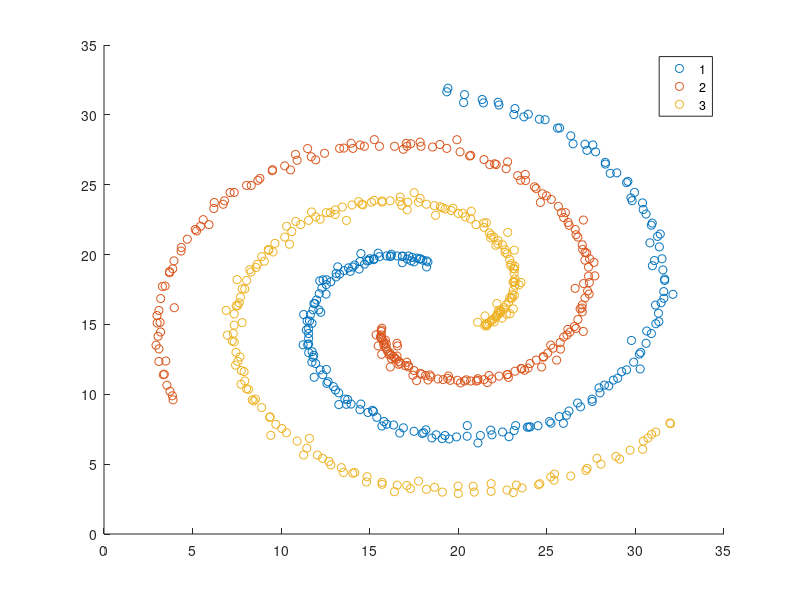

Recreate this plot in MATLAB. (Note: this script raises an error after producing the figure.)
%Script to show one example run for Distributed PCA analysis of 
%k-means Clustering algorithm
%Dataset considered is Pendigits of size: N=10992, dim=16 distributed using a
%weighted partitioning method, over a random graph network with n=9,p=0.3.
%We compute clusters(k=10, t=5000) using distributed coreset and Lloyd's kmeans 
%algorithms, of the data reduced to dimension t_vector=[14].

	%Load data
	%P=importdata('pendigits.mat');
    %P=importdata('./data/noisy_circles.csv');
    %P=importdata('./data/noisy_moons.csv');
    %P=importdata('./data/spiral.csv');
    %Pwclass = P        
    
%%
path('./DistributedCoresetAndPCA', path())
%%
%     clear;
%     P=importdata('vary-density.csv');
%     Pwclass = P;
%     Z = zeros(size(Pwclass));
%     Z(1:50,:) = Pwclass(Pwclass(:,3)==3,:);
%     Z(51:100,1) = Pwclass(Pwclass(:,3)==2,1)-0.2;
%     Z(51:100,2) = Pwclass(Pwclass(:,3)==2,2)-0.2;
%     Z(51:100,3) = zeros(50,1)+1;
%     Z(101:end,:) = Pwclass(Pwclass(:,3)==1,:);
%     gscatter(Z(:,1),Z(:,2),Z(:,3))
%     Pwclass = Z;
%     P = Z(:,1:2);
%% Spiral (2D data)
clear;
Pwclass=importdata('spiral.csv');
gscatter(Pwclass(:,1),Pwclass(:,2),Pwclass(:,3))
% adding noise
P = Pwclass(:,1:2);
sigma_1 = 0.1;
sigma_2 = 0.1;
NOISE = mvnrnd([0,0], [sigma_1,0;0,sigma_2], round(size(P,1)));
%P = vertcat(P, NOISE);
P = P + NOISE;

gscatter(P(:,1),P(:,2),Pwclass(:,3))
%% Coreset routine    
K = length(unique(Pwclass(:,3))); % it can be manually set also!    

%'Random'graph generation with n=9, p=0.3
Nnodes = 3;
G= random_graph_gen(Nnodes, 0.3);    
fprintf('generated random graph\n');

%partitioning data into 9 local sets using 'weighted' partition method
[N, dim] = size(P);
indn=get_partition('weighted', N, Nnodes, sum(G), 1, P);

%Distributed PCA of the data with t_vector = [14]
%%proj_vector = distributed_pca(P, [14], 9, indn);
%%lowDim_P = P*proj_vector{1};
lowDim_P = P;

global LOC_CORESET_CENTERS
LOC_CORESET_CENTERS = zeros(Nnodes*K, 2);
%Distributed_coreset construction and lloyd's k-means impementation
%for the PCA data with k=10, t=10% of the size of the data
[S,w] = distributed_coreset(lowDim_P, indn, Nnodes, K, floor(0.5*N) );

[centers_coreset]=lloyd_kmeans(K, S, w);
[centers_entire]=lloyd_kmeans(K, P); % It has the centerd of the whole data
    
%% Finding the closest center to each coreset point
local_centers=zeros(Nnodes*K, 2);
j=1;
for i=1:Nnodes
    local_centers(j,:) = LOC_CORESET_CENTERS{i}(1,:);
    j=j+1;
    local_centers(j,:) = LOC_CORESET_CENTERS{i}(2,:);
    j=j+1;
end

% Coreset points with labels added in the last column by
%  finding the nearest centroid in the coreset.
% Note that each center in the coreset is found by performing K-means
%  over the coreset.
dims = size(S);
labeledS = zeros(dims(1), dims(2) + 1);
labeledS(:,1:2) = S;

for i=1:dims(1)
    min_d = inf;
    min_c = -1;
    for c=1:size(centers_coreset,1)
        curr_d = sum((S(i,:)-centers_coreset(c,:)).^2);
        if curr_d < min_d
            min_d = curr_d;
            min_c = c;
        end
    end
    labeledS(i,3) = min_c;
end

figure1 = figure('PaperSize',[20.98404194812 29.67743169791]);
axes1 = axes('Parent',figure1);
hold(axes1,'all');

%line(local_centers(:,1),local_centers(:,2),'Parent',axes1,'MarkerFaceColor',[0 1 0],'Marker','diamond','LineStyle','none',...
%'Color',[1 0.5 0.5],'MarkerSize',10,'DisplayName','Local node centers');

%gscatter(P(:,1), P(:,2), ones(size(P,1)), 'm')
gscatter(labeledS(:,1),labeledS(:,2),labeledS(:,3))

%% Visualization of centroids, coreset and original data with their labels.
local_centers=zeros(Nnodes*K, 2);
j=1;
for i=1:Nnodes
    local_centers(j,:) = LOC_CORESET_CENTERS{i}(1,:);
    j=j+1;
    local_centers(j,:) = LOC_CORESET_CENTERS{i}(2,:);
    j=j+1;
end

figure1 = figure('PaperSize',[20.98404194812 29.67743169791]);
axes1 = axes('Parent',figure1);
hold(axes1,'all');

line(local_centers(:,1),local_centers(:,2),'Parent',axes1,'MarkerFaceColor',[0 1 0],'Marker','diamond','LineStyle','none',...
'Color',[1 0.5 0.5],'MarkerSize',10,'DisplayName','Local node centers');


plot(S(:,1), S(:,2),'Parent',axes1,'MarkerFaceColor',...
[0.749019622802734 0.749019622802734 0],'MarkerSize',8,'Marker','+','LineStyle','none',...
'DisplayName','Coreset data');

plot(centers_coreset(:,1), centers_coreset(:,2),'Parent',axes1,'MarkerSize',10,'Marker',...
'x','LineWidth',4,'LineStyle','none','Color',[0.87058824300766 0.490196079015732 0],...
'DisplayName','Coreset centroids');

plot(centers_entire(:,1), centers_entire(:,2),'Parent',axes1,'MarkerSize',8,'Marker',...
'*','LineWidth',4,'LineStyle','none','Color',[0 0 0],...
'DisplayName','Real centroids');

%gscatter(Z(:,1),Z(:,2),Z(:,3));

line(P(Pwclass(:,3)==1,1),P(Pwclass(:,3)==1,2),'Parent',axes1,'Marker','square','LineStyle','none',...
'Color',[1 0 0],'DisplayName','Orig.Data, class A');

line(P(Pwclass(:,3)==2,1),P(Pwclass(:,3)==2,2),'Parent',axes1,'MarkerSize',8,'Marker','v',...
'LineStyle','none','Color',[0 1 1],'DisplayName','Orig.Data, class B');


line(P(Pwclass(:,3)==3,1),P(Pwclass(:,3)==3,2),'Parent',axes1,'MarkerSize',8,'Marker','o',...
'LineStyle','none','Color',[0 0 1],'DisplayName','Orig.Data, class C');
legend(axes1,'show');
%% Part that computes the overall cost.
    
centers_dim = centers_coreset*proj_vector{1}';
y = sqDistance(centers_dim, P);
min_y= min(y);
kMeansCoresetCost = sum(min_y);
fprintf('kmeans cost at dim 14=%f\n',kMeansCoresetCost);
CommunicationCost = size(S,1)*size(S,2)*sum(G(:));

%PCA communication cost
PCA_comm_cost = (1+ dim)*9 + (14+14*dim)*9;
CommunicationCost = CommunicationCost + sum(G(:)) * PCA_comm_cost;
fprintf('coreset_comm_cost at dim 14 =%f\n', CommunicationCost);
    
    
    